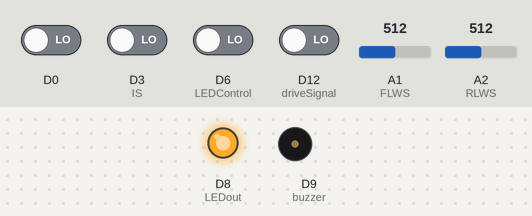
A sketch run on a simulated Arduino Uno R4 Minima. On the bench: output pins drawn as LEDs (lit = HIGH), buzzer (waves = sounding). The test bench sets the inputs (shaded band); at power-on: D0, D3 (IS), D6 (LEDControl), D12 (driveSignal) LOW, A1 (FLWS) = 512, A2 (RLWS) = 512.

Above: at 1.2 s.
1.3 s: D0 driven HIGH
At 2.1 s:
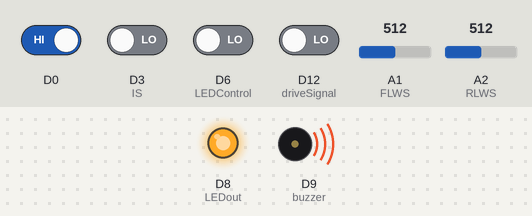
4.3 s: D0 driven LOW
At 4.7 s:
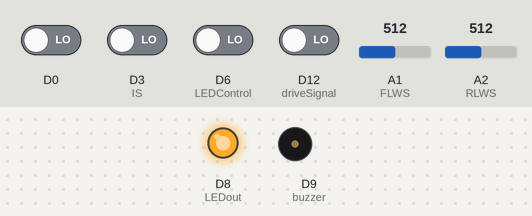
Timing chart, 0 to 7.3 s (numbered marks = the images above; inputs shaded):
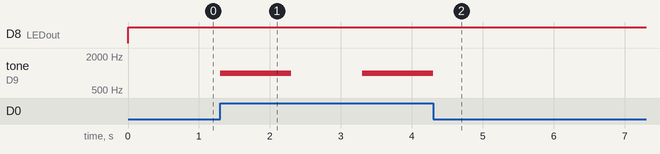

The sketch:

DashCode.ino
```cpp
//Define variables for each input signal
//Define outputs: Dash LED and buzzer
#define SASignal A0
#define FLWS A1
#define RLWS A2
#define IS 3
#define LEDControl 6
// #define CANRX 13
#define driveSignal 12
// #define CANTX 10
#define buzzer 9
#define LEDout 8

void setup() {
  // put your setup code here, to run once:
  //Set up LED
  // define pinmodes
  pinMode(SASignal, INPUT);
  pinMode(FLWS, INPUT);
  pinMode(RLWS, INPUT);
  pinMode(IS, INPUT);
  pinMode(LEDControl, INPUT);
  // pinMode(CANRX, INPUT);
  pinMode(driveSignal, INPUT);
  // pinMode(CANTX, INPUT);
  pinMode(buzzer, OUTPUT);
  pinMode(LEDout, OUTPUT);
}

//define initial states
float wheelSpeedL;
float wheelSpeedR;
bool inertia;
bool controlLED;
bool drive;


void loop() {
  // put your main code here, to run repeatedly:
  //check to see if a signal is recieved from one of the inputs
  wheelSpeedL = float(analogRead(FLWS));
  wheelSpeedR = float(analogRead(RLWS));

  digitalWrite(LEDout,HIGH);

  if(digitalRead(IS) == HIGH) {
    inertia = true;
  }
  else{
    inertia = false;
  }

  if(digitalRead(LEDControl) == HIGH) {
    controlLED = true;
  }
  else{
    controlLED = false;
  }

  if(digitalRead(driveSignal) == HIGH) {
    drive = true;
  }
  else{
    drive = false;
  }

  //speaker code
  if(digitalRead(buzzer == HIGH)) {
    tone(buzzer,1000);
    delay(1000);
    noTone(buzzer);
    delay(1000);
  }
  else{
    noTone(buzzer);
  }
}

//methods to convert input signal into CAN frames
```

Measured:
- after the input at 1.3 s, tone on D9 (buzzer): silent → 1000 Hz at once, → silent 1.0 s later, → 1000 Hz 1.0 s later
- after the input at 4.3 s, tone on D9 (buzzer): goes on until 4.3 s, then stays silent
